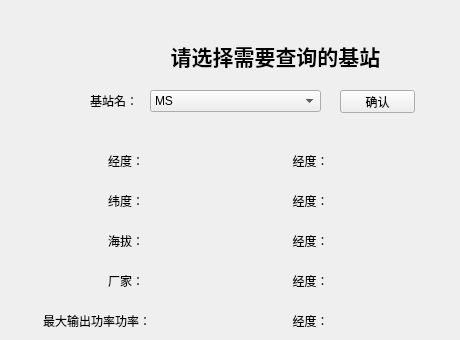
     <widget class="QWidget" name="page_10">
      <widget class="QLabel" name="label_16">
       <property name="geometry">
        <rect>
         <x>180</x>
         <y>310</y>
         <width>261</width>
         <height>21</height>
        </rect>
       </property>
       <property name="layoutDirection">
        <enum>Qt::LeftToRight</enum>
       </property>
       <property name="text">
        <string>经度：</string>
       </property>
       <property name="alignment">
        <set>Qt::AlignCenter</set>
       </property>
      </widget>
      <widget class="QLabel" name="label_13">
       <property name="geometry">
        <rect>
         <x>180</x>
         <y>190</y>
         <width>261</width>
         <height>21</height>
        </rect>
       </property>
       <property name="layoutDirection">
        <enum>Qt::LeftToRight</enum>
       </property>
       <property name="text">
        <string>经度：</string>
       </property>
       <property name="alignment">
        <set>Qt::AlignCenter</set>
       </property>
      </widget>
      <widget class="QLabel" name="label_9">
       <property name="geometry">
        <rect>
         <x>90</x>
         <y>270</y>
         <width>54</width>
         <height>21</height>
        </rect>
       </property>
       <property name="text">
        <string>厂家：</string>
       </property>
       <property name="alignment">
        <set>Qt::AlignRight|Qt::AlignTrailing|Qt::AlignVCenter</set>
       </property>
      </widget>
      <widget class="QPushButton" name="confirm_3">
       <property name="geometry">
        <rect>
         <x>340</x>
         <y>90</y>
         <width>75</width>
         <height>23</height>
        </rect>
       </property>
       <property name="text">
        <string>确认</string>
       </property>
      </widget>
      <widget class="QLabel" name="label_12">
       <property name="geometry">
        <rect>
         <x>180</x>
         <y>150</y>
         <width>261</width>
         <height>21</height>
        </rect>
       </property>
       <property name="layoutDirection">
        <enum>Qt::LeftToRight</enum>
       </property>
       <property name="text">
        <string>经度：</string>
       </property>
       <property name="alignment">
        <set>Qt::AlignCenter</set>
       </property>
      </widget>
      <widget class="QLabel" name="label_15">
       <property name="geometry">
        <rect>
         <x>180</x>
         <y>270</y>
         <width>261</width>
         <height>21</height>
        </rect>
       </property>
       <property name="layoutDirection">
        <enum>Qt::LeftToRight</enum>
       </property>
       <property name="text">
        <string>经度：</string>
       </property>
       <property name="alignment">
        <set>Qt::AlignCenter</set>
       </property>
      </widget>
      <widget class="QComboBox" name="comboBox_3">
       <property name="geometry">
        <rect>
         <x>150</x>
         <y>90</y>
         <width>171</width>
         <height>22</height>
        </rect>
       </property>
       <item>
        <property name="text">
         <string>MS</string>
        </property>
       </item>
       <item>
        <property name="text">
         <string>MSC</string>
        </property>
       </item>
       <item>
        <property name="text">
         <string>BSC</string>
        </property>
       </item>
       <item>
        <property name="text">
         <string>BTS</string>
        </property>
       </item>
       <item>
        <property name="text">
         <string>CELL</string>
        </property>
       </item>
       <item>
        <property name="text">
         <string>FREQ</string>
        </property>
       </item>
       <item>
        <property name="text">
         <string>Antenna</string>
        </property>
       </item>
       <item>
        <property name="text">
         <string>DATAS</string>
        </property>
       </item>
       <item>
        <property name="text">
         <string>neighbor</string>
        </property>
       </item>
       <item>
        <property name="text">
         <string>detectInfo</string>
        </property>
       </item>
      </widget>
      <widget class="QLabel" name="label_10">
       <property name="geometry">
        <rect>
         <x>-30</x>
         <y>310</y>
         <width>181</width>
         <height>21</height>
        </rect>
       </property>
       <property name="text">
        <string>最大输出功率功率：</string>
       </property>
       <property name="alignment">
        <set>Qt::AlignRight|Qt::AlignTrailing|Qt::AlignVCenter</set>
       </property>
      </widget>
      <widget class="QLabel" name="label_5">
       <property name="geometry">
        <rect>
         <x>100</x>
         <y>40</y>
         <width>351</width>
         <height>31</height>
        </rect>
       </property>
       <property name="font">
        <font>
         <family>楷体</family>
         <pointsize>16</pointsize>
         <weight>75</weight>
         <bold>true</bold>
        </font>
       </property>
       <property name="text">
        <string>请选择需要查询的基站</string>
       </property>
       <property name="alignment">
        <set>Qt::AlignCenter</set>
       </property>
      </widget>
      <widget class="QLabel" name="label_7">
       <property name="geometry">
        <rect>
         <x>90</x>
         <y>190</y>
         <width>54</width>
         <height>21</height>
        </rect>
       </property>
       <property name="text">
        <string>纬度：</string>
       </property>
       <property name="alignment">
        <set>Qt::AlignRight|Qt::AlignTrailing|Qt::AlignVCenter</set>
       </property>
      </widget>
      <widget class="QLabel" name="label_14">
       <property name="geometry">
        <rect>
         <x>180</x>
         <y>230</y>
         <width>261</width>
         <height>21</height>
        </rect>
       </property>
       <property name="layoutDirection">
        <enum>Qt::LeftToRight</enum>
       </property>
       <property name="text">
        <string>经度：</string>
       </property>
       <property name="alignment">
        <set>Qt::AlignCenter</set>
       </property>
      </widget>
      <widget class="QLabel" name="label_6">
       <property name="geometry">
        <rect>
         <x>90</x>
         <y>150</y>
         <width>54</width>
         <height>21</height>
        </rect>
       </property>
       <property name="layoutDirection">
        <enum>Qt::LeftToRight</enum>
       </property>
       <property name="text">
        <string>经度：</string>
       </property>
       <property name="alignment">
        <set>Qt::AlignRight|Qt::AlignTrailing|Qt::AlignVCenter</set>
       </property>
      </widget>
      <widget class="QLabel" name="label_4">
       <property name="geometry">
        <rect>
         <x>90</x>
         <y>90</y>
         <width>54</width>
         <height>21</height>
        </rect>
       </property>
       <property name="text">
        <string>基站名：</string>
       </property>
      </widget>
      <widget class="QLabel" name="label_8">
       <property name="geometry">
        <rect>
         <x>90</x>
         <y>230</y>
         <width>54</width>
         <height>21</height>
        </rect>
       </property>
       <property name="text">
        <string>海拔：</string>
       </property>
       <property name="alignment">
        <set>Qt::AlignRight|Qt::AlignTrailing|Qt::AlignVCenter</set>
       </property>
      </widget>
     </widget>
